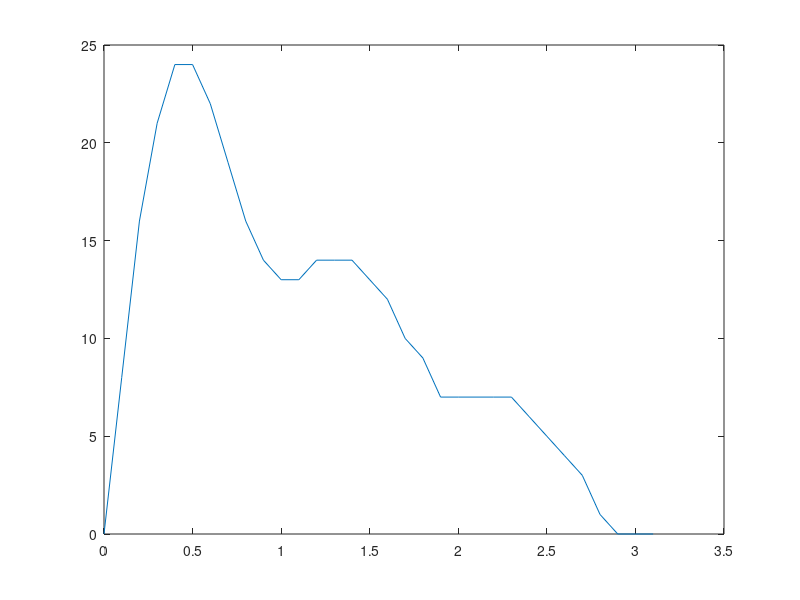

MATLAB code to generate this figure:
t = 0:0.1:pi; %Xscale
w = 1;%Frequency 
A = 15; 
a = A; %Amplitude,could also div by pi
y = 0; %starting point
n = 6; %how many iterations
for  i = 1:n
   y =(y+a*((1)^(i-1))*(1/i)*sin(i*w*t)); %Fourier Transform Eq
   
   
i = i+1;  
end
%y = sgolayfilt(y, 3, 7)
y = floor(y) %values to integers
plot(t,(y));
%save('Normal.mat', 'y')
